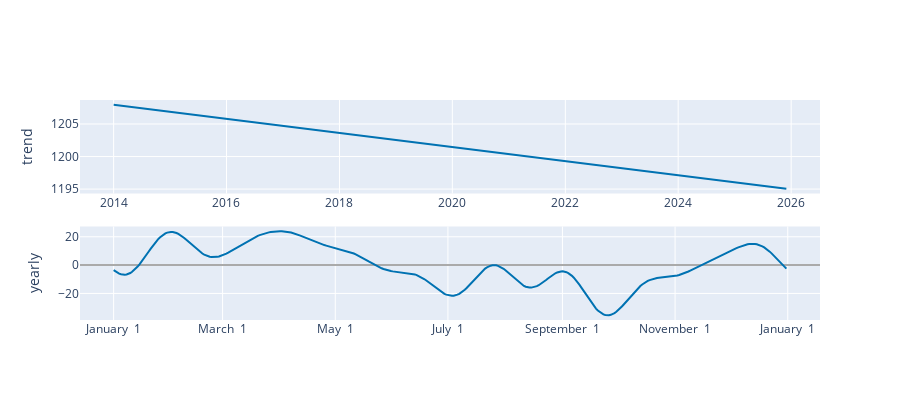

Notebook source saved alongside this figure:
### Code cell
plot_components_plotly(m, forecast)

### Figure 1 — Plotly figure (JSON) as saved in the notebook; plotly's stock layout.template omitted (floating-point values rounded to 4 significant figures; data arrays with more than 128 entries replaced by an {"elided": "..."} marker saying what was removed)
{"data": [{"line": {"color": "#0072B2", "width": 2}, "mode": "lines", "name": "trend", "type": "scatter", "x": {"elided": "497 str values"}, "xaxis": "x", "y": {"elided": "497 float values"}, "yaxis": "y"}, {"line": {"color": "rgba(0, 114, 178, 0.2)", "width": 0}, "mode": "lines", "name": "trend_upper", "type": "scatter", "x": {"elided": "497 str values"}, "xaxis": "x", "y": {"elided": "497 float values"}, "yaxis": "y"}, {"fill": "tonexty", "fillcolor": "rgba(0, 114, 178, 0.2)", "line": {"color": "rgba(0, 114, 178, 0.2)", "width": 0}, "mode": "lines", "name": "trend_lower", "type": "scatter", "x": {"elided": "497 str values"}, "xaxis": "x", "y": {"elided": "497 float values"}, "yaxis": "y"}, {"line": {"color": "#0072B2", "width": 2}, "mode": "lines", "name": "yearly", "type": "scatter", "x": {"elided": "365 str values"}, "xaxis": "x2", "y": {"elided": "365 float values"}, "yaxis": "y2"}], "layout": {"height": 400, "showlegend": false, "width": 900, "xaxis": {"anchor": "y", "domain": [0, 1], "range": ["2013-05-28T09:36:00", "2026-07-06T14:24:00"], "type": "date"}, "xaxis2": {"anchor": "y2", "domain": [0, 1], "range": ["2016-12-13T18:54:02.958904115", "2018-01-18T11:04:57.863013581"], "tickformat": "%B %e", "type": "date"}, "yaxis": {"anchor": "x", "domain": [0.575, 1], "rangemode": "normal", "title": {"text": "trend"}, "zerolinecolor": "#AAA"}, "yaxis2": {"anchor": "x2", "domain": [0, 0.425], "title": {"text": "yearly"}, "zerolinecolor": "#AAA"}}}
